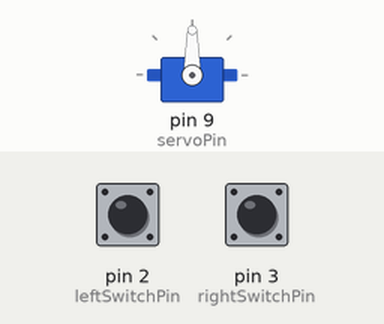
A sketch run on a simulated Arduino Uno, built with avr-gcc and run on an emulated ATmega328P. Parts: servo. The inputs (shaded band) are chosen by the test bench; at power-on: pin 2 (leftSwitchPin) HIGH, pin 3 (rightSwitchPin) HIGH.

Above: at 1.2 s.
1.3 s: pin 2 (leftSwitchPin) pulled LOW for 0.15 s
At 1.37 s:
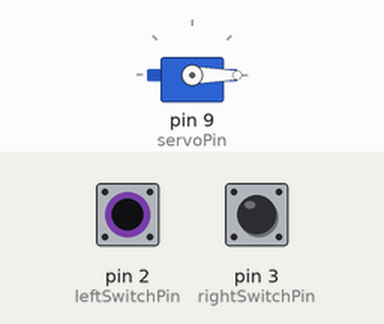
2.9 s: pin 3 (rightSwitchPin) pulled LOW for 0.15 s
At 2.98 s:
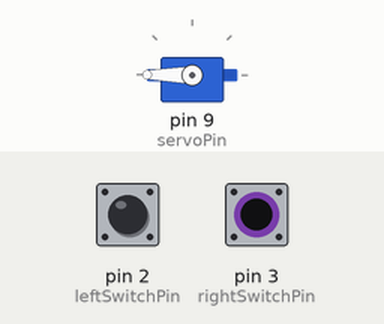
4.5 s: pin 3 (rightSwitchPin) pulled LOW for 3.2 s
At 8.1 s:
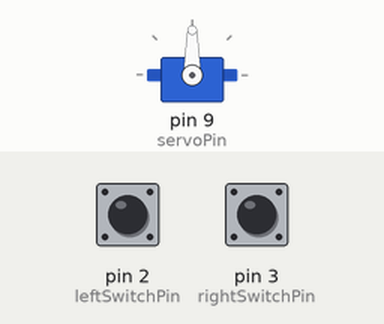
9.2 s: pin 2 (leftSwitchPin) pulled LOW for 3.2 s
At 10.5 s:
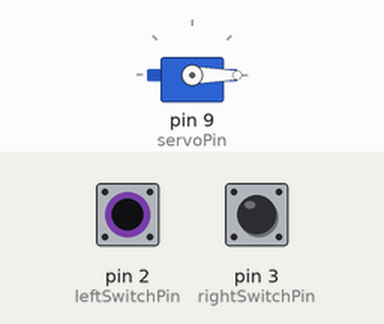
Timing chart, 0 to 13.9 s (numbered marks = the images above; inputs shaded):
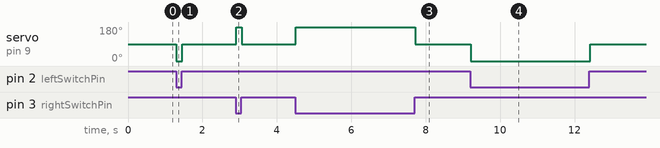

The sketch:

index.ino
```cpp
#include <Servo.h>
// 注意电阻是10千欧
Servo myServo;       // 创建 Servo 对象

int servoPin = 9;    // 定义舵机信号线连接的 Arduino 引脚
int leftSwitchPin = 2;    // 定义左转按钮连接的 Arduino 引脚
int rightSwitchPin = 3;   // 定义右转按钮连接的 Arduino 引脚
bool isLeftPressed = false;   // 左侧按钮状态
bool isRightPressed = false;  // 右侧按钮状态
void setup() {
  myServo.attach(servoPin);  // 将舵机连接到指定的引脚
  Serial.begin(9600);
  pinMode(leftSwitchPin, INPUT_PULLUP);
  pinMode(rightSwitchPin, INPUT_PULLUP);
}

void loop() {
   // 读取按钮状态
  isLeftPressed = (digitalRead(leftSwitchPin) == LOW);   // 检测左侧按钮是否按下
  isRightPressed = (digitalRead(rightSwitchPin) == LOW);  // 检测右侧按钮是否按下

  // 处理左侧按钮按下的情况
  if (isLeftPressed) {
    myServo.write(0);    // 逆时针转动舵机
  }

  // 处理右侧按钮按下的情况
  if (isRightPressed) {
    myServo.write(360);  // 顺时针转动舵机
  }

  // 处理按钮释放的情况
  if (!isLeftPressed && !isRightPressed) {
    myServo.write(90);   // 停止舵机转动，将舵机角度设置为中间位置
  }

  delay(50);  //
}
// 函数：将舵机转动到指定角度
void rotateServo(int angle) {
  Serial.print("角度: ");
  Serial.println(angle);
  myServo.write(angle);  // 设置舵机角度
  delay(500);             // 等待舵机稳定
}
```

Measured:
- after the input at 1.3 s, servo on pin 9 (servoPin): 90° → 0° at once, → 90° 0.15 s later
- after the input at 2.9 s, servo on pin 9 (servoPin): 90° → 180° at once, → 90° 0.15 s later
- after the input at 4.5 s, servo on pin 9 (servoPin): 90° → 180° at once, → 90° 3.2 s later
- after the input at 9.2 s, servo on pin 9 (servoPin): 90° → 0° at once, → 90° 3.2 s later
